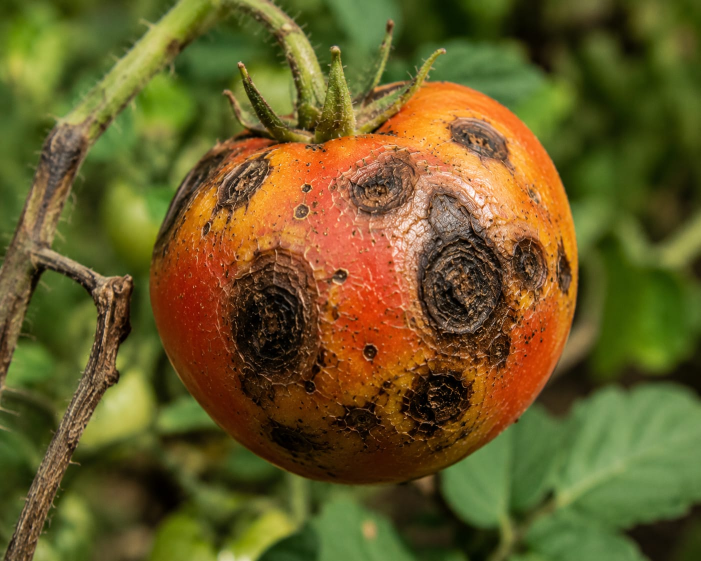
#> input picture backend/uploads/res_aad90af25482.jpeg, 1402 x 1122 px (shown at 1/2 size)
$ python -i train_crop_classifier.py   (imports and definitions only)
#> lines starting #> are read from the running program, lines starting #| are printed output that depends on the picture; after the words box and inside, x2 and y2 are one past the last pixel; in counts of white or black regions, pixels touching at a corner belong together
import os
import json
import joblib
import numpy as np
from PIL import Image, ImageEnhance
from sklearn.model_selection import train_test_split
from sklearn.metrics import classification_report, confusion_matrix, accuracy_score, precision_recall_fscore_support
from sklearn.ensemble import HistGradientBoostingClassifier, ExtraTreesClassifier

DATASET_DIR = os.path.abspath(os.path.join(os.path.dirname(__file__), "..", "..", "dataset", "crop_disease"))
MODELS_DIR = os.path.abspath(os.path.join(os.path.dirname(__file__), "models"))
# [1 line not run here, left out]

CROPS = ["Tomato", "Paddy", "Cotton", "Potato", "Chilli", "Maize"]


def extract_crop_features(image_path_or_img):
#> called with image_path_or_img = '../uploads/res_aad90af25482.jpeg'
    if isinstance(image_path_or_img, str):
        img = Image.open(image_path_or_img).convert("RGB")
#> img is the input picture: PIL image 1402x1122 RGB; mean R, G, B 103.9, 91.6, 38
    else:
        img = image_path_or_img.convert("RGB")

    img_resized = img.resize((128, 128))
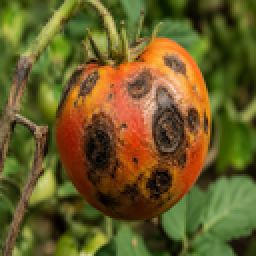
#> img_resized: PIL image 128x128 RGB (shown 2 times larger); mean R, G, B 103.9, 91.6, 38
    arr = np.array(img_resized, dtype=np.float32) / 255.0

    r, g, b = arr[:, :, 0], arr[:, :, 1], arr[:, :, 2]
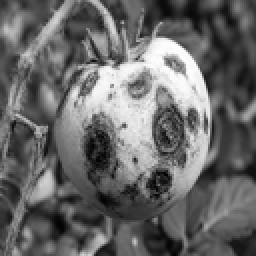
#> r: shape (128, 128) float32 (shown 2 times larger); min 0.00392, max 1, mean 0.407
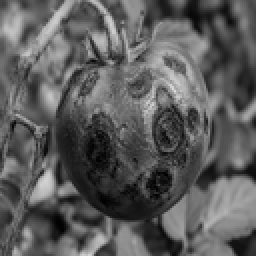
#> g: shape (128, 128) float32 (shown 2 times larger); min 0.00392, max 0.859, mean 0.359
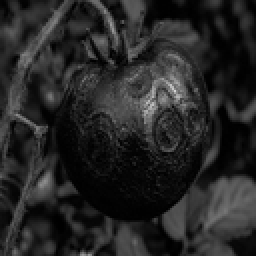
#> b: shape (128, 128) float32 (shown 2 times larger); min 0, max 0.831, mean 0.149

    # Color metrics
    r_mean, r_std = np.mean(r), np.std(r)
#> r_mean = 0.407; r_std = 0.226
    g_mean, g_std = np.mean(g), np.std(g)
#> g_mean = 0.359; g_std = 0.169
    b_mean, b_std = np.mean(b), np.std(b)
#> b_mean = 0.149; b_std = 0.118

    exg = 2.0 * g - r - b
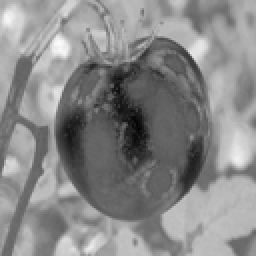
#> exg: shape (128, 128) float32 (shown 2 times larger); min -0.482, max 0.718, mean 0.162; drawn with min black and max white
    exg_mean, exg_std = np.mean(exg), np.std(exg)
#> exg_mean = 0.162; exg_std = 0.211

    # Morphological leaf shape aspect ratio (horizontal vs vertical projection profiles)
    leaf_mask = (g > r) & (g > b)
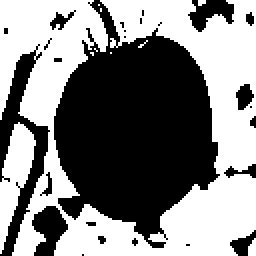
#> leaf_mask: shape (128, 128) bool (shown 2 times larger); 51.4% white; 26 black regions (16 under 20 px), largest, box (x1, y1, x2, y2) and area: (27, 0, 110, 124) 6241, (0, 22, 25, 128) 834, (16, 103, 34, 128) 284
    if np.sum(leaf_mask) > 10:
        y_indices, x_indices = np.where(leaf_mask)
#> y_indices = 8421 values from 0 to 127; x_indices = 8421 values, max 127 at index 111, min 0 at index 0, mean 65.22
        width_span = np.max(x_indices) - np.min(x_indices) + 1
#> width_span = 128
        height_span = np.max(y_indices) - np.min(y_indices) + 1
#> height_span = 128
        aspect_ratio = float(height_span) / float(width_span + 1e-5)
#> aspect_ratio = 1
    else:
        aspect_ratio = 1.0

    # Vertical and horizontal projection signatures (8 bins each)
    v_proj = np.mean(exg, axis=1) # 128
#> v_proj = 128 values, max 0.344 at index 17, min 0.00656 at index 60, mean 0.162
    h_proj = np.mean(exg, axis=0) # 128
#> h_proj = 128 values, max 0.324 at index 111, min -0.00882 at index 69, mean 0.162
    v_bins = [np.mean(v_proj[i*16:(i+1)*16]) for i in range(8)]
#> v_bins = [0.292, 0.268, 0.095, 0.0459, 0.0409, 0.088, 0.202, 0.268]
    h_bins = [np.mean(h_proj[i*16:(i+1)*16]) for i in range(8)]
#> h_bins = [0.245, 0.248, 0.114, 0.066, 0.0172, 0.0935, 0.216, 0.299]

    # Venation / edge directionality (horizontal vs vertical gradients)
    dx = np.mean(np.abs(arr[:, 1:, :] - arr[:, :-1, :]))
#> dx = 0.0466
    dy = np.mean(np.abs(arr[1:, :, :] - arr[:-1, :, :]))
#> dy = 0.0373
    grad_ratio = dy / (dx + 1e-6)
#> grad_ratio = 0.8

    # 8-bin color histograms
    r_hist, _ = np.histogram(r, bins=8, range=(0.0, 1.0), density=True)
#> r_hist = [0.468, 1.65, 2.12, 1.6, 0.745, 0.536, 0.422, 0.458]
    g_hist, _ = np.histogram(g, bins=8, range=(0.0, 1.0), density=True)
#> g_hist = [0.705, 1.55, 2.12, 1.83, 1.31, 0.432, 0.0591, 0]
    b_hist, _ = np.histogram(b, bins=8, range=(0.0, 1.0), density=True)
#> b_hist = [3.92, 2.43, 1.33, 0.267, 0.0488, 0.0107, 0.00195, 0]

    features = [
        r_mean, r_std, g_mean, g_std, b_mean, b_std,
        exg_mean, exg_std,
        aspect_ratio,
        dx, dy, grad_ratio
    ]
#> features = [0.407, 0.226, 0.359, 0.169, 0.149, 0.118, 0.162, 0.211, 1, 0.0466, 0.0373, 0.8]
    features.extend(v_bins)
    features.extend(h_bins)
    features.extend(r_hist.tolist())
    features.extend(g_hist.tolist())
    features.extend(b_hist.tolist())

    return np.array(features, dtype=np.float32)


# [85 lines left out: function train_crop_classifier, not called in this run]


# [2 lines not run here, left out]

>>> result = extract_crop_features('../uploads/res_aad90af25482.jpeg')
#> result = 52 values, max 3.92 at index 44, min 0 at index 43, mean 0.582
